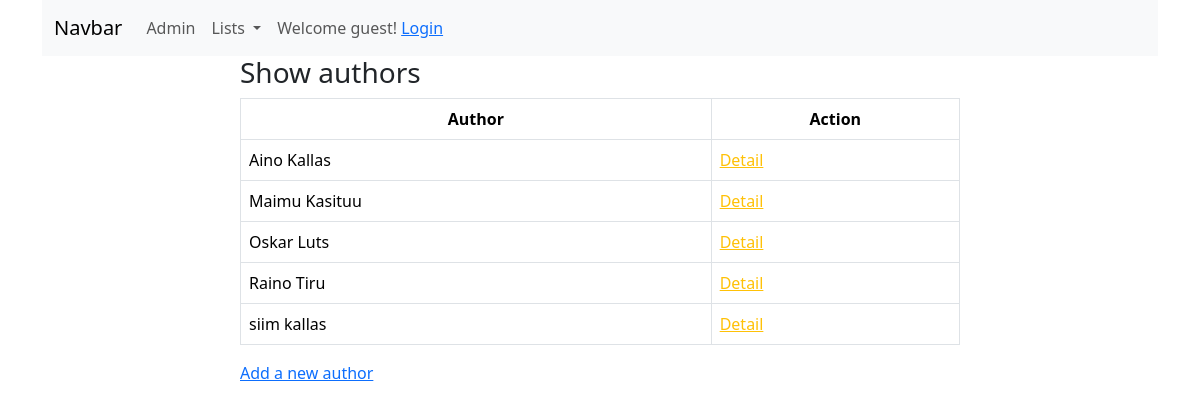
Page /booksapp/author_list on the earlier database version.
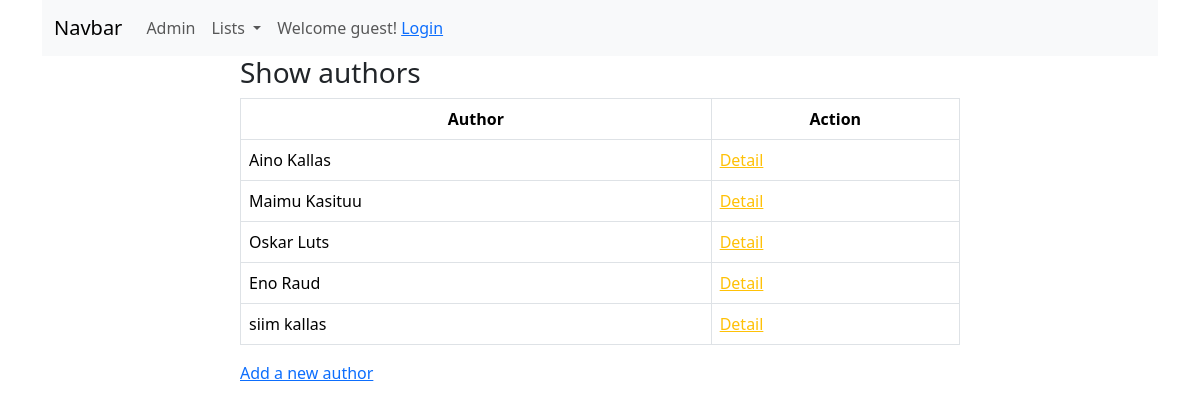
Same page on the later database version.
### booksapp/models.py (models this page shows, shortened)
class Author(models.Model):
    firstname = models.CharField(max_length=25, validators=[MinLengthValidator(2)])
    lastname = models.CharField(max_length=25, validators=[MinLengthValidator(2)])
    birth = models.DateField(null=True, blank=True)
    country = models.ForeignKey(Country, on_delete=models.SET_NULL, null=True)
    class Meta:
        ordering = ['lastname', 'firstname']
    def fullname(self):
        return f'{self.firstname} {self.lastname}'

### booksapp/views.py (the view)
# urls.py: path('author_list', views.AuthorListView.as_view(), name='author_list'),  # author list view
class AuthorListView(ListView):
    model = Author

### booksapp/templates/booksapp/author_list.html (shortened to what this page needs)
{% extends 'base.html' %}
{% block content %}
	<div class="container">
    <div class="row">
        <div class="col-8 mx-auto">
            <h3>Show authors</h3>
            <table class="table table-bordered table-hover">
                <thead>
                <tr class="text-center">
                    <th>Author</th>
                    <th>Action</th>
                </tr>
                </thead>
                <tbody>
                {% for author in object_list %}
                	<tr>
                    <td>{{ author.fullname }}</td>
                    <td class="text/center">
                        <a href="{% url 'booksapp:author_detail' pk=author.id%}" class="text-warning">Detail</a>
                    </td>
                    </tr>
                {% endfor %}
                </tbody>
            </table>
            <a href="{% url 'booksapp:author_create' %}">Add a new author</a>
        </div>
    </div>
    </div>
{% endblock %}

Differences in the rows shown:
removed Author: fullname "Raino Tiru"
added Author: fullname "Eno Raud"
